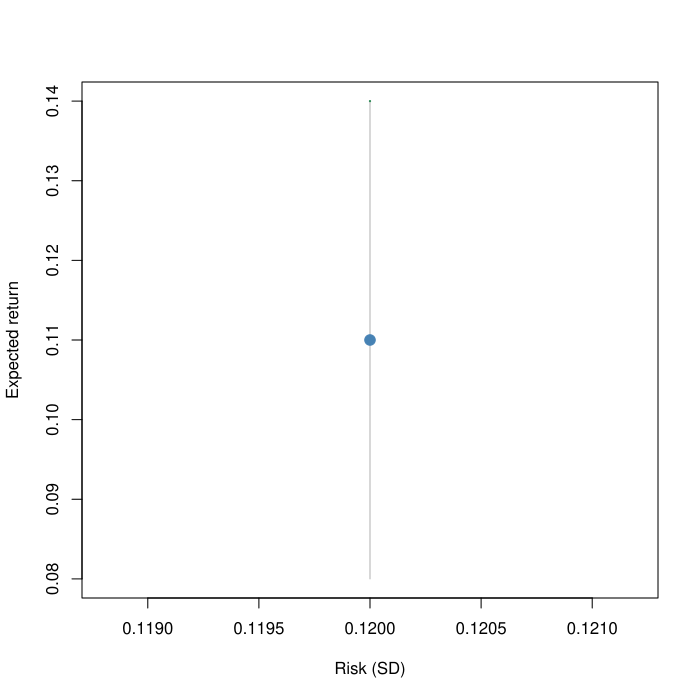

Recreate this plot in R.
pdf('tests/r-output/case-9.pdf')
# 实验08：两资产均值—方差组合
mu <- c(A = 0.08, B = 0.14)
s <- c(A = 0.12, B = 0.12)
rho <- 1
w1 <- 0.5
w2 <- 1 - w1
rp <- w1*mu[1] + w2*mu[2]
vp <- w1^2*s[1]^2 +
      w2^2*s[2]^2 +
      2*w1*w2*s[1]*s[2]*rho
sp <- sqrt(vp)
d <- (s[1]-s[2])^2 +
     2*s[1]*s[2]*(1-rho)
mv <- if (d == 0) {
  as.numeric(mu[1] >= mu[2])
} else {
  max(0, min(1,
    (s[2]*(s[2]-s[1]) +
     s[1]*s[2]*(1-rho))/d))
}
w <- sort(unique(c(
  seq(0, 1, 0.0025), mv)))
ret <- w*mu[1] + (1-w)*mu[2]
vol <- sqrt(
  (w*s[1]-(1-w)*s[2])^2 +
  2*w*(1-w)*s[1]*s[2]*(1+rho))
eff <- abs(w-0) < 1e-10
plot(vol, ret, type="l",
  col="grey70", xlab="Risk (SD)",
  ylab="Expected return")
lines(vol[eff], ret[eff],
  col="seagreen", lwd=3)
points(vol[eff], ret[eff],
  col="seagreen", pch=16, cex=.3)
points(sp, rp, pch=19,
  col="steelblue", cex=1.4)
print(c(return=rp,
  variance=vp, sd=sp))
cat(sprintf('RESULT %.17g %.17g %.17g\n',rp,vp,sp))
cat('EFFICIENT',sum(eff),'\n')
cat(sprintf('MV %.17g\n',mv))
dev.off()
